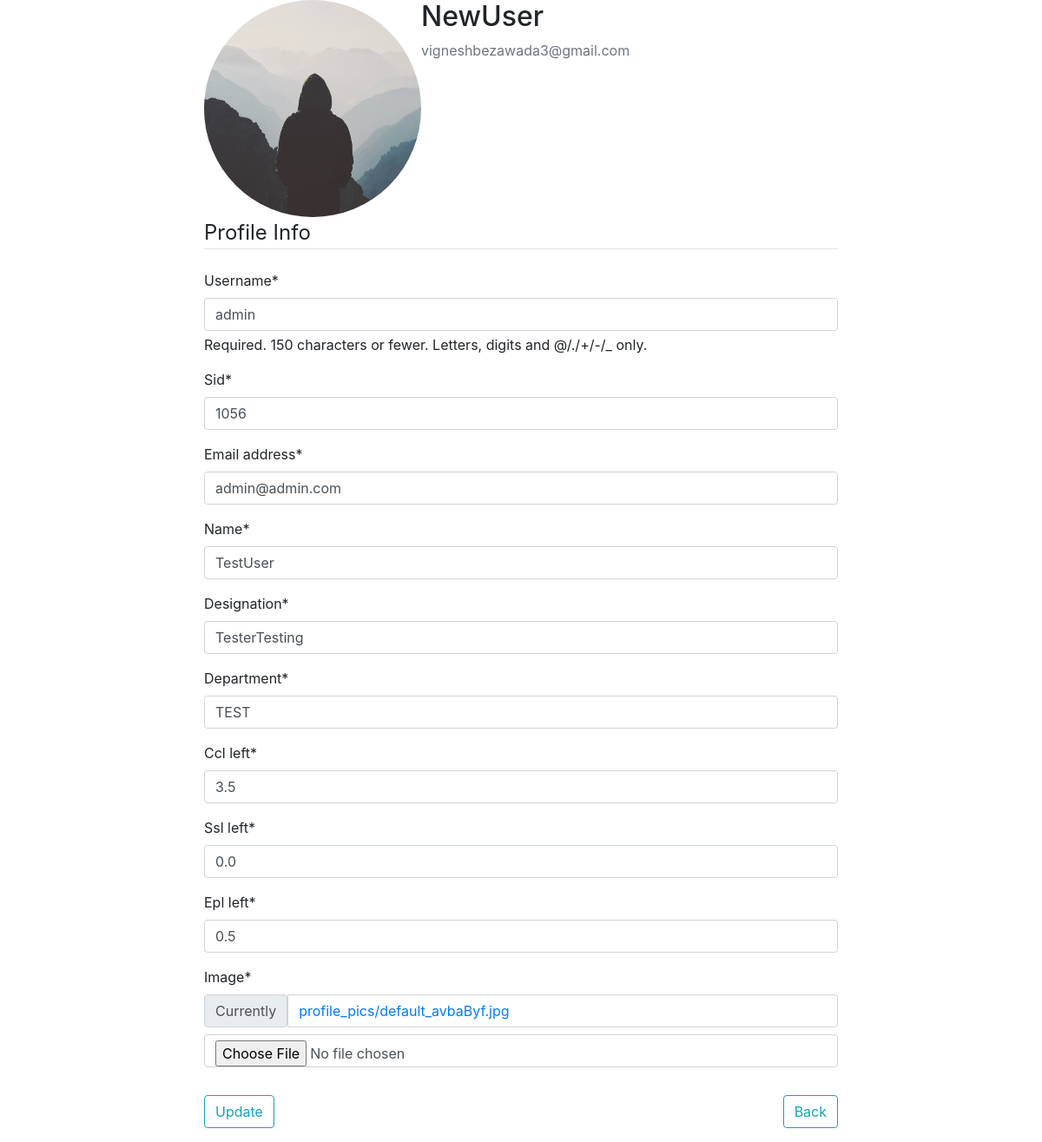
/profile_edit/?sid=1056 (signed in), run on the app's committed database.
### users/models.py (models this page shows, shortened)
class CustomUser(AbstractUser):
    email = models.EmailField(_('email address'), unique=True)
    sid = models.CharField(_('sid'), max_length=10)
    ccl_left = models.IntegerField(_('ccl_left'), null=True)
    EMAIL_FIELD = "email"
    USERNAME_FIELD = "username"
    REQUIRED_FIELDS = ["email", "sid"]
    objects = CustomUserManager()

class Profile(models.Model):
    user = models.OneToOneField(CustomUser, on_delete=models.CASCADE)
    name = models.CharField(max_length=100)
    designation = models.CharField(max_length=50)
    department = models.CharField(max_length=10)
    ccl_left = models.FloatField(default=0)
    ssl_left = models.FloatField(default=0)  # also know as HPl leaves
    epl_left = models.FloatField(default=0)
    image = models.ImageField(default='default.jpg', upload_to='profile_pics')

### users/views.py (the view)
# urls.py: path('profile_edit/', user_views.profile_edit, name='profile_edit'),
@login_required
def profile_edit(request):
    sid = request.GET.get('sid')
    if sid is None:
        user = request.user
    else:
        user = get_object_or_404(get_user_model(), sid=sid)
    if request.method == 'POST':
        u_form = UserUpdateForm(request.POST, instance=user)
        p_form = ProfileUpdateForm(request.POST,
                                   request.FILES,
                                   instance=user.profile)
        if u_form.is_valid() and p_form.is_valid():
            u_form.save()
            p_form.save()
            messages.success(request, f'Your account has been updated!')
            base_url = reverse('profile')
            return redirect(base_url + f'?sid={user.sid}')
    else:
        u_form = UserUpdateForm(instance=user)
        p_form = ProfileUpdateForm(instance=user.profile)
    context = {
        'u_form': u_form,
        'p_form': p_form
    }
    return render(request, 'users/profile_edit.html', context)

### users/forms.py
class UserUpdateForm(forms.ModelForm):
    class Meta:
        model = CustomUser
        fields = ('username', 'sid', 'email')

class ProfileUpdateForm(forms.ModelForm):
    class Meta:
        model = Profile
        fields = ('name', 'designation', 'department', 'ccl_left', 'ssl_left', 'epl_left', 'image')

### users/templates/users/profile_edit.html (shortened to what this page needs)
{% extends "users/base.html" %}
{% load crispy_forms_tags %}
{% block content %}
<div class="container">
    <div class="row justify-content-center">
        <div class="col-8">
<div class="content-section">
    <div class="media">
        <img class="rounded-circle account-img" src="{{ user.profile.image.url }}">
        <div class="media-body">
            <h2 class="account-heading">{{ user.username }}</h2>
            <p class="text-secondary">{{ user.email }}</p>
        </div>
    </div>
    <form method="POST" enctype="multipart/form-data">
        <fieldset class="form-group">
            <legend class="border-bottom mb-4">Profile Info</legend>
            {{ u_form|crispy }}
            {{ p_form|crispy }}
        </fieldset>
        <div class="form-group" style="display: flex;justify-content: space-between;">
            <button class="btn btn-outline-info" type="submit">Update</button>
            <a class=" btn btn-outline-info" href="{% url 'profile' %}?sid={{user.sid}}">Back</a>
        </div>
        </div></div></div>
</div>
{% endblock content %}

### data on the page
CustomUser: profile.image (placeholder picture), username "NewUser", email "vigneshbezawada3@gmail.com"
CustomUser: username "admin", sid "1056", email "admin@admin.com"
Profile: name "TestUser", designation "TesterTesting", department "TEST", ccl_left "3.5", ssl_left "0.0", epl_left "0.5"
